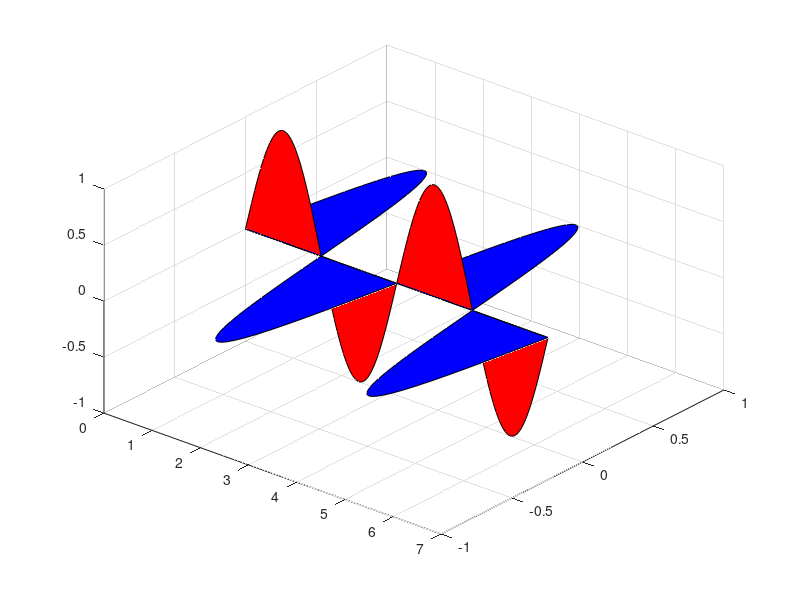

Recreate this plot in MATLAB.
E = 2;
H = 3;
t = linspace(0, 2*pi);
omega = 2;
k = pi/2;
x = ones(size(t));
c = cos(omega*t - k*x);
figure
patch([t fliplr(t)], [c zeros(size(c))], [zeros(size(t)) zeros(size(t))], 'b')
hold on
patch([t fliplr(t)], [zeros(size(t)) zeros(size(t))], [c zeros(size(c))], 'r')
hold off
grid on
view(40, 40)